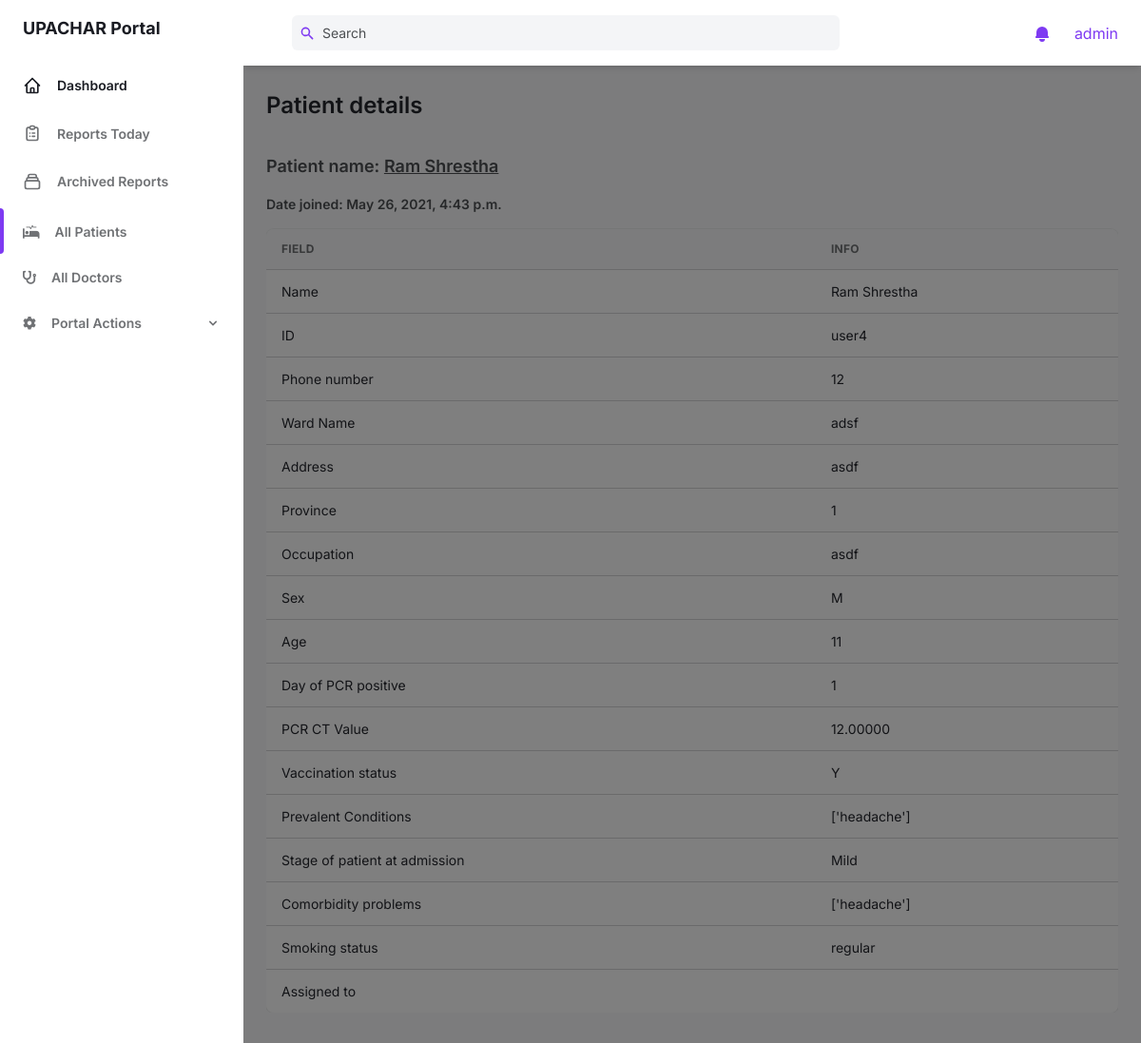
/portal/all_patients/10 (signed in), run on the app's committed database.
### users/models.py (models this page shows, shortened)
class Profile(models.Model):
    user = models.OneToOneField(User, on_delete=models.CASCADE)
    name = models.CharField(max_length=32, null=True, blank=True)
    phone_no = models.CharField(max_length=10, null=True, blank=True)
    hospital_name = models.CharField(max_length=32, null=True, blank=True)
    hospital_ward_name = models.CharField(max_length=32, null=True, blank=True)
    address = models.CharField(max_length=32, null=True, blank=True)
    province = models.IntegerField(choices=PROVINCES, null=True, blank=True)
    occupation = models.CharField(max_length=34, null=True, blank=True)
    sex = models.CharField(choices=SEX, max_length=1, null=True, blank=True)
    age = models.PositiveIntegerField(null=True, blank=True)
    day_of_pcr_positive = models.PositiveIntegerField(null=True, blank=True)
    PCR_CT_value = models.DecimalField(decimal_places=5, max_digits=10, null=True, blank=True)
    vaccination_status = models.CharField(max_length=1, choices=YES_NO, null=True, blank=True)
    prevalent_conditions = models.JSONField(null=True, blank=True)
    stage_of_patient = models.CharField(max_length=8, choices=STAGES, null=True, blank=True)
    comorbidity_problems = models.JSONField(null=True, blank=True)
    smoking_status = models.CharField(max_length=10, choices=SMOKER_STATUS, null=True, blank=True)
    user_type = models.CharField(max_length=8, choices=USER_TYPES, default='patient')
    assigned_to = models.ForeignKey(User, null=True, blank=True, on_delete=models.CASCADE, related_name='assigned')

### portal/views.py (the view)
# urls.py: path('all_patients/<int:pk>', patient_detail_view, name='patient_detail'),
@login_required
def patient_detail_view(request, pk):
    context = {
        'page': 'all_patients',
        'profile': Profile.objects.get(pk=pk),
    }
    return render(request, 'portal/patient_detail.html', context)

### portal/templates/portal/patient_detail.html (shortened to what this page needs)
{% extends 'portal/base.html' %}
{% load static %}
{% load custom_tags %}
{% block content %}
<main class="h-full overflow-y-auto">
    <div class="container px-6 mx-auto grid">
        <h2 class="mt-6 text-2xl font-semibold text-gray-700 dark:text-gray-200">
            Patient details
        </h2>
        <div class="my-8 w-full overflow-hidden">
            <div class="text-gray-700 dark:text-gray-300">
                <h4 class="mb-4 text-lg font-semibold text-gray-600 dark:text-gray-300">
                    Patient name: <u>{{ profile.name }}</u>
                </h4>
                <h5 class="mb-4 text-sm font-semibold text-gray-600 dark:text-gray-300">
                    Date joined: {{ profile.user.date_joined }}
                    <div class="w-full overflow-hidden rounded-lg shadow-xs">
                        <div class="w-full overflow-x-auto">
                            <table class="w-full whitespace-no-wrap">
                                <thead>
                                    <tr
                                        class="text-xs font-semibold tracking-wide text-left text-gray-500 uppercase border-b dark:border-gray-700 bg-gray-50 dark:text-gray-400 dark:bg-gray-800">
                                        <th class="px-4 py-3">Field</th>
                                        <th class="px-4 py-3">Info</th>
                                    </tr>
                                </thead>
                                <tbody class="bg-white divide-y dark:divide-gray-700 dark:bg-gray-800">
                                    <tr class="text-gray-700 dark:text-gray-400">
                                        <td class="px-4 py-3">
                                            <div class="flex items-center text-sm">
                                                Name
                                            </div>
                                        </td>
                                        <td class="px-4 py-3 text-sm">
                                            {{ profile.name }}
                                        </td>
                                    </tr>
                                    <tr class="text-gray-700 dark:text-gray-400">
                                        <td class="px-4 py-3">
                                            <div class="flex items-center text-sm">
                                                ID
                                            </div>
                                        </td>
                                        <td class="px-4 py-3 text-sm">
                                            {{ profile.user }}
                                        </td>
                                    </tr>
                                    <tr class="text-gray-700 dark:text-gray-400">
                                        <td class="px-4 py-3">
                                            <div class="flex items-center text-sm">
                                                Phone number
                                            </div>
                                        </td>
                                        <td class="px-4 py-3 text-sm">
                                            {{ profile.phone_no }}
                                        </td>
                                    </tr>
                                    <tr class="text-gray-700 dark:text-gray-400">
                                        <td class="px-4 py-3">
                                            <div class="flex items-center text-sm">
                                                Ward Name
                                            </div>
                                        </td>
                                        <td class="px-4 py-3 text-sm">
                                            {{ profile.hospital_ward_name }}
                                        </td>
                                    </tr>
                                    <tr class="text-gray-700 dark:text-gray-400">
                                        <td class="px-4 py-3">
                                            <div class="flex items-center text-sm">
                                                Address
                                            </div>
                                        </td>
                                        <td class="px-4 py-3 text-sm">
                                            {{ profile.address }}
                                        </td>
                                    </tr>
                                    <tr class="text-gray-700 dark:text-gray-400">
                                        <td class="px-4 py-3">
                                            <div class="flex items-center text-sm">
                                                Province
                                            </div>
                                        </td>
                                        <td class="px-4 py-3 text-sm">
                                            {{ profile.province }}
                                        </td>
                                    </tr>
                                    <tr class="text-gray-700 dark:text-gray-400">
                                        <td class="px-4 py-3">
                                            <div class="flex items-center text-sm">
                                                Occupation
                                            </div>
                                        </td>
                                        <td class="px-4 py-3 text-sm">
                                            {{ profile.occupation }}
                                        </td>
                                    </tr>
                                    <tr class="text-gray-700 dark:text-gray-400">
                                        <td class="px-4 py-3">
                                            <div class="flex items-center text-sm">
                                                Sex
                                            </div>
                                        </td>
                                        <td class="px-4 py-3 text-sm">
                                            {{ profile.sex }}
                                        </td>
                                    </tr>
                                    <tr class="text-gray-700 dark:text-gray-400">
                                        <td class="px-4 py-3">
                                            <div class="flex items-center text-sm">
                                                Age
                                            </div>
                                        </td>
                                        <td class="px-4 py-3 text-sm">
                                            {{ profile.age }}
                                        </td>
                                    </tr>
                                    <tr class="text-gray-700 dark:text-gray-400">
                                        <td class="px-4 py-3">
                                            <div class="flex items-center text-sm">
                                                Day of PCR positive
                                            </div>
                                        </td>
                                        <td class="px-4 py-3 text-sm">
                                            {{ profile.day_of_pcr_positive }}
                                        </td>
                                    </tr>
                                    <tr class="text-gray-700 dark:text-gray-400">
                                        <td class="px-4 py-3">
                                            <div class="flex items-center text-sm">
                                                PCR CT Value
                                            </div>
                                        </td>
                                        <td class="px-4 py-3 text-sm">
                                            {{ profile.PCR_CT_value }}
                                        </td>
                                    </tr>
                                    <tr class="text-gray-700 dark:text-gray-400">
                                        <td class="px-4 py-3">
                                            <div class="flex items-center text-sm">
                                                Vaccination status
                                            </div>
                                        </td>
                                        <td class="px-4 py-3 text-sm">
                                            {{ profile.vaccination_status }}
                                        </td>
                                    </tr>
                                    <tr class="text-gray-700 dark:text-gray-400">
                                        <td class="px-4 py-3">
                                            <div class="flex items-center text-sm">
                                                Prevalent Conditions
                                            </div>
                                        </td>
                                        <td class="px-4 py-3 text-sm">
                                            {{ profile.prevalent_conditions|jsonify|get:'data' }}
                                        </td>
                                    </tr>
                                    <tr class="text-gray-700 dark:text-gray-400">
                                        <td class="px-4 py-3">
                                            <div class="flex items-center text-sm">
                                                Stage of patient at admission
                                            </div>
                                        </td>
                                        <td class="px-4 py-3 text-sm">
                                            {{ profile.stage_of_patient }}
                                        </td>
                                    </tr>
                                    <tr class="text-gray-700 dark:text-gray-400">
                                        <td class="px-4 py-3">
                                            <div class="flex items-center text-sm">
                                                Comorbidity problems
                                            </div>
                                        </td>
                                        <td class="px-4 py-3 text-sm">
                                            {{ profile.comorbidity_problems|jsonify|get:'data' }}
                                        </td>
                                    </tr>
                                    <tr class="text-gray-700 dark:text-gray-400">
                                        <td class="px-4 py-3">
                                            <div class="flex items-center text-sm">
                                                Smoking status
                                            </div>
                                        </td>
                                        <td class="px-4 py-3 text-sm">
                                            {{ profile.smoking_status }}
                                        </td>
                                    </tr>
                                    <tr class="text-gray-700 dark:text-gray-400">
                                        <td class="px-4 py-3">
                                            <div class="flex items-center text-sm">
                                                Assigned to
                                            </div>
                                        </td>
                                        <td class="px-4 py-3 text-sm">
                                        </td>
                                    </tr>
                                </tbody>
                            </table>
                        </div>
                    </div>
            </div>
        </div>
    </div>
</main>
{% endblock %}

### portal/templates/portal/header_bar.html (shortened to what this page needs)
<header class="z-10 py-4 bg-white shadow-md dark:bg-gray-800">
    <div
        class="container flex items-center justify-between h-full px-6 mx-auto text-purple-600 dark:text-purple-300">
        <div class="flex justify-center flex-1 lg:mr-32">
            <div class="relative w-full max-w-xl mr-6 focus-within:text-purple-500">
                <div class="absolute inset-y-0 flex items-center pl-2">
                    <svg class="w-4 h-4" aria-hidden="true" fill="currentColor" viewBox="0 0 20 20">
                        <path fill-rule="evenodd"
                            d="M8 4a4 4 0 100 8 4 4 0 000-8zM2 8a6 6 0 1110.89 3.476l4.817 4.817a1 1 0 01-1.414 1.414l-4.816-4.816A6 6 0 012 8z"
                            clip-rule="evenodd"></path>
                    </svg>
                </div>
                <input
                    class="w-full pl-8 pr-2 text-sm text-gray-700 placeholder-gray-600 bg-gray-100 border-0 rounded-md dark:placeholder-gray-500 dark:focus:shadow-outline-gray dark:focus:placeholder-gray-600 dark:bg-gray-700 dark:text-gray-200 focus:placeholder-gray-500 focus:bg-white focus:border-purple-300 focus:outline-none focus:shadow-outline-purple form-input"
                    type="text" placeholder="Search" aria-label="Search" />
            </div>
        </div>
        <ul class="flex items-center flex-shrink-0 space-x-6">
            <li class="relative">
                <button
                    class="relative align-middle rounded-md focus:outline-none focus:shadow-outline-purple"
                    @click="toggleNotificationsMenu" @keydown.escape="closeNotificationsMenu"
                    aria-label="Notifications" aria-haspopup="true">
                    <svg class="w-5 h-5" aria-hidden="true" fill="currentColor" viewBox="0 0 20 20">
                        <path
                            d="M10 2a6 6 0 00-6 6v3.586l-.707.707A1 1 0 004 14h12a1 1 0 00.707-1.707L16 11.586V8a6 6 0 00-6-6zM10 18a3 3 0 01-3-3h6a3 3 0 01-3 3z">
                        </path>
                    </svg>
                </button>
            </li>
            <li class="relative">
                <button class="align-middle rounded-full focus:shadow-outline-purple focus:outline-none"
                    @click="toggleProfileMenu" @keydown.escape="closeProfileMenu" aria-label="Account"
                    aria-haspopup="true">
                        {{ request.user }}
                </button>
            </li>
        </ul>
    </div>
</header>

### data on the page
Profile: name "Ram Shrestha", user.date_joined "May 26, 2021, 4:43 p.m.", user "user4", phone_no "12", hospital_ward_name "adsf", address "asdf", province "1", occupation "asdf", sex "M", age "11", day_of_pcr_positive "1", PCR_CT_value "12.00000", vaccination_status "Y", prevalent_conditions|jsonify "['headache']", stage_of_patient "Mild", comorbidity_problems|jsonify "['headache']", smoking_status "regular"

### other printed values
{{ request.user }} "admin"
